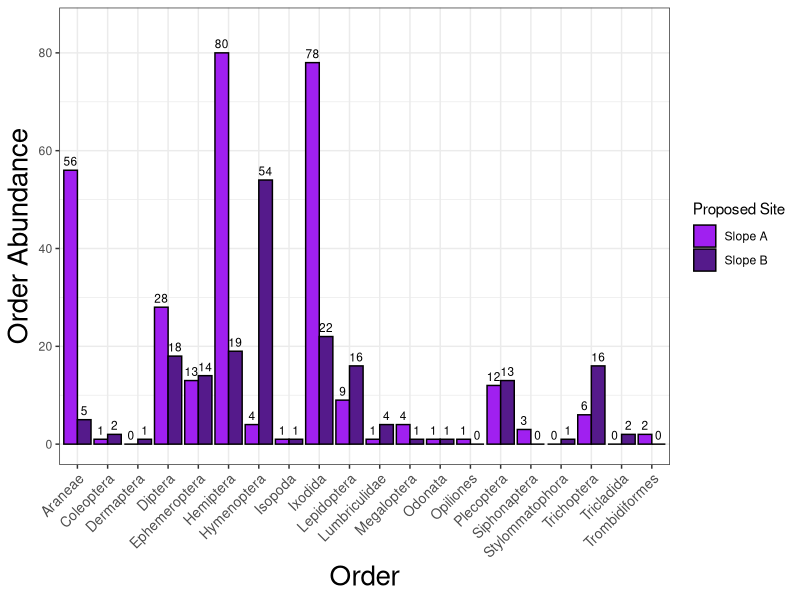

This figure's R source: (Note: this script raises an error after producing the figure.)
# clear environment
rm(list=ls())

# import packages needed
library(ggplot2)
library(dplyr)
library(vegan)
library(tidyr)
library(tibble)
library(cowplot)
# ...

# import full data set
arran_data_full <- read.csv('./Data/arran_data_full.csv')
# check the data set
head(arran_data_full)

# check data types
str(arran_data_full)
arran_data_full$eventID <- as.factor(arran_data_full$eventID)
arran_data_full$site <- as.factor(arran_data_full$site)
arran_data_full$samplingProtocol <- as.factor(arran_data_full$samplingProtocol)
arran_data_full$vernacularName <- as.factor(arran_data_full$vernacularName)
arran_data_full$individualCount <- as.numeric(arran_data_full$individualCount)
# ... need to finish
str(arran_data_full)

# create subsets of the data

vert_data <- arran_data_full %>% slice(236:302)
# for total number of vertebrate species use vert_data
# but for counts or diversity yse vert_count_data
vert_count_data <- vert_data %>% slice(47:67)




# ANALYSIS OF INVERTEBRATE BIODIVERSITY 
# subset the data on invertebrates
invert_data <- arran_data_full %>% slice(1:235)

# remove any instances witch could not be identified to order
invert_data <- invert_data %>%
  filter(order != "")

# abundances of each invertebrate order
invert_abundances <- invert_data %>%
  group_by(site, order) %>%
  summarise(total_count = sum(individualCount), .groups = "drop")
# add zeros for orders not present on one slope but present on another
invert_abundances <- invert_abundances %>%
  complete(order, site, fill = list(total_count = 0))

# plot abundances of each invertebrate order
invert_order_abundance_plot1 <- ggplot(invert_abundances, aes(x = order, y = total_count, fill = site)) +
  geom_bar(stat = "identity", position = "dodge", colour = "black") +
  ylim(0,85) +
  geom_text(
    aes(label = total_count),
    position = position_dodge(width = 0.9), # Adjust text position to align with bars
    vjust = -0.5, # Position text slightly above the bars
    size = 3      # Adjust text size
  ) +
  labs(x = "Order", y = "Order Abundance") +
  scale_fill_manual(values = c("Slope A" = "purple", "Slope B" = "purple4"), name = "Proposed Site") +
  theme_bw() +
  theme(axis.text.x = element_text(angle = 45, vjust = 1, hjust=1, size = 10)) +
  theme(axis.title = element_text(size = 20))


# calculate alpha diversity (here number of unique orders) for each site
invert_alpha_div <- invert_data %>%
  group_by(site) %>% # Group by site
  summarise(no_orders = n_distinct(order), .groups = "drop") # Count unique species

# analysis of invertebrate data - sweep netting
# subset of dataset including only data collected on terrestrial invertebrates using sweep netting techniques
invert_sweep_data1 <- invert_data[(1:26),]
invert_sweep_data2 <- invert_data[(49:126),]
invert_sweep_data <- rbind(invert_sweep_data1, invert_sweep_data2)
# remove any instances witch could not be identified to order
invert_sweep_data <- invert_sweep_data %>%
  filter(order != "")
# abundances of each invertebrate order
invert_sweep_abundances <- invert_sweep_data %>%
  group_by(site, order) %>%
  summarise(total_count = sum(individualCount), .groups = "drop")
# add zeros for orders not present on one slope but present on another
invert_sweep_abundances <- invert_sweep_abundances %>%
  complete(order, site, fill = list(total_count = 0))
# plot this data
invert_sweep_abundances_plot <- ggplot(invert_sweep_abundances, aes(x = order, y = total_count, fill = site)) +
  geom_bar(stat = "identity", position = "dodge", colour = "black") +
  ylim(0, 85) +            # Set y-axis limits from 0 to 500
  geom_text(
    aes(label = total_count),
    position = position_dodge(width = 0.9), # Adjust text position to align with bars
    vjust = -0.5, # Position text slightly above the bars
    size = 3      # Adjust text size
  ) +
  labs(x = "Order", y = "Order Abundance", title = "Terrestrial Sweep Netting") +
  scale_fill_manual(values = c("Slope A" = "purple", "Slope B" = "purple4"), name = "Proposed Site") +
  theme_bw() +
  theme(axis.text.x = element_text(angle = 45, vjust = 1, hjust=1, size = 10)) +
  theme(axis.title = element_text(size = 15), plot.title= element_text(size = 15, face = "bold"))
# calculate alpha diversity ( number of unique orders) for each site
invert_sweep_div <- invert_sweep_data %>%
  group_by(site) %>% # Group by site
  summarise(no_orders = n_distinct(order), .groups = "drop") # Count unique species

# analysis of invertebrate data - moth traps
invert_moth_data <- invert_data[(27:48), ]
# remove any instances witch could not be identified to order
invert_moth_data <- invert_moth_data %>%
  filter(order != "")
# abundances of each invertebrate order
invert_moth_abundances <- invert_moth_data %>%
  group_by(site, order) %>%
  summarise(total_count = sum(individualCount), .groups = "drop")
# add zeros for orders not present on one slope but present on another
invert_moth_abundances <- invert_moth_abundances %>%
  complete(order, site, fill = list(total_count = 0))
# plot this data
invert_moth_abundances_plot <- ggplot(invert_moth_abundances, aes(x = order, y = total_count, fill = site)) +
  geom_bar(stat = "identity", position = "dodge", colour = "black") +
  ylim(0, 18) +
  geom_text(
    aes(label = total_count),
    position = position_dodge(width = 0.9), # Adjust text position to align with bars
    vjust = -0.5, # Position text slightly above the bars
    size = 3      # Adjust text size
  ) +
  labs(x = "Order", y = "Order Abundance", title = "Moth Trap Sampling") +
  scale_fill_manual(values = c("Slope A" = "purple", "Slope B" = "purple4"), name = "Proposed Site") +
  theme_bw() +
  theme(axis.text.x = element_text(angle = 45, vjust = 1, hjust=1, size = 10)) +
  theme(axis.title = element_text(size = 15), plot.title= element_text(size = 15, face = "bold"))
# calculate alpha diversity ( number of unique orders) for each site
invert_moth_div <- invert_moth_data %>%
  group_by(site) %>% # Group by site
  summarise(no_orders = n_distinct(order), .groups = "drop") # Count unique species

# analysis of invertebrate data - streams
invert_stream_data <- invert_data[(127:204), ]
# remove any instances witch could not be identified to order
invert_stream_data <- invert_stream_data %>%
  filter(order != "")
# abundances of each invertebrate order
invert_stream_abundances <- invert_stream_data %>%
  group_by(site, order) %>%
  summarise(total_count = sum(individualCount), .groups = "drop")
# add zeros for orders not present on one slope but present on another
invert_stream_abundances <- invert_stream_abundances %>%
  complete(order, site, fill = list(total_count = 0))
# plot this data
invert_stream_abundances_plot <- ggplot(invert_stream_abundances, aes(x = order, y = total_count, fill = site)) +
  geom_bar(stat = "identity", position = "dodge", colour = "black") +
  ylim(0, 17) +
  geom_text(
    aes(label = total_count),
    position = position_dodge(width = 0.9), # Adjust text position to align with bars
    vjust = -0.5, # Position text slightly above the bars
    size = 3      # Adjust text size
  ) +
  labs(x = "Order", y = "Order Abundance", title = "Stream Kick Sampling") +
  scale_fill_manual(values = c("Slope A" = "purple", "Slope B" = "purple4"), name = "Proposed Site") +
  theme_bw() +
  theme(axis.text.x = element_text(angle = 45, vjust = 1, hjust=1, size = 10)) +
  theme(axis.title = element_text(size = 15), plot.title= element_text(size = 15, face = "bold"))
# calculate alpha diversity ( number of unique orders) for each site
invert_stream_div <- invert_stream_data %>%
  group_by(site) %>% # Group by site
  summarise(no_orders = n_distinct(order), .groups = "drop") # Count unique species

# analysis of invertebrate data - bog
invert_bog_data <- invert_data[(205:223), ]
# remove any instances witch could not be identified to order
invert_bog_data <- invert_bog_data %>%
  filter(order != "")
# abundances of each invertebrate order
invert_bog_abundances <- invert_bog_data %>%
  group_by(site, order) %>%
  summarise(total_count = sum(individualCount), .groups = "drop")
# add zeros for orders not present on one slope but present on another
invert_bog_abundances <- invert_bog_abundances %>%
  complete(order, site, fill = list(total_count = 0))
# plot this data
invert_bog_abundances_plot <- ggplot(invert_bog_abundances, aes(x = order, y = total_count, fill = site)) +
  geom_bar(stat = "identity", position = "dodge", colour = "black") +
  ylim(0, 25) +
  geom_text(
    aes(label = total_count),
    position = position_dodge(width = 0.9), # Adjust text position to align with bars
    vjust = -0.5, # Position text slightly above the bars
    size = 3      # Adjust text size
  ) +
  labs(x = "Order", y = "Order Abundance", title = "Bog Sampling") +
  scale_fill_manual(values = c("Slope A" = "purple", "Slope B" = "purple4"), name = "Proposed Site") +
  theme_bw() +
  theme(axis.text.x = element_text(angle = 45, vjust = 1, hjust=1, size = 10)) +
  theme(axis.title = element_text(size = 15), plot.title= element_text(size = 15, face = "bold"))
# calculate alpha diversity ( number of unique orders) for each site
invert_bog_div <- invert_bog_data %>%
  group_by(site) %>% # Group by site
  summarise(no_orders = n_distinct(order), .groups = "drop") # Count unique species

# combine all invert habitat order abundances
# call relevant plots, in panel display
invert_order_abundance_plot2 <- plot_grid(invert_sweep_abundances_plot, invert_moth_abundances_plot, invert_stream_abundances_plot, invert_bog_abundances_plot, labels = "AUTO")

# combine all invert habitat order diversities
invert_sweep_div$sample <- c("Terrestrial Sweep Netting")
invert_moth_div$sample <- c("Moth Traps")
invert_stream_div$sample <- c("Stream Kick Sampling")
invert_bog_div_nrow <- data.frame(site = "Slope B", no_orders = 0)
invert_bog_div <- rbind(invert_bog_div, invert_bog_div_nrow)
invert_bog_div$sample <- c("Bog Sampling")
invert_alpha_div$sample <- c("Total Slope Sample")
invert_sample_div <- rbind(invert_sweep_div, invert_moth_div, invert_stream_div, invert_bog_div, invert_alpha_div)
# plot invert div data
invert_order_richness_plot <- ggplot(invert_sample_div, aes(x = sample, y = no_orders, fill = site)) +
  geom_bar(stat = "identity", position = "dodge", colour = "black") +
  ylim(0, 18) +
  geom_text(
    aes(label = no_orders),
    position = position_dodge(width = 0.9), # Adjust text position to align with bars
    vjust = -0.5, # Position text slightly above the bars
    size = 3      # Adjust text size
  ) +
  labs(x = "Sampling Method", y = "Order Richness") + 
  scale_fill_manual(values = c("Slope A" = "purple", "Slope B" = "purple4"), name = "Proposed Site") +
  theme_bw() +
  theme(axis.title = element_text(size = 15), plot.title= element_text(size = 15, face = "bold"), axis.text.x = element_text(size = 10))




# ANALYSIS OF VERTEBRATE BIODIVERSITY
 
# remove camera trap data due to small sample size
vert_count_data <- vert_count_data %>%
  filter(samplingProtocol != "Camera traps")

# rearrange for total count for each species by slope
vert_abundances <- vert_count_data %>%
  group_by(site, vernacularName) %>%
  summarise(total_count = sum(individualCount), .groups = "drop")

# add zeros for orders not present on one slope but present on another
vert_abundances <- vert_abundances %>%
  mutate(vernacularName = as.character(vernacularName),
         site = as.character(site)
  ) %>%
  complete(vernacularName, site, fill = list(total_count = 0))


vert_abundances_plot <- ggplot(vert_abundances, aes(x = vernacularName, y = total_count, fill = site)) +
  geom_bar(stat = "identity", position = "dodge", colour = "black") +
  ylim(0,17600) +
  geom_text(
    aes(label = total_count),
    position = position_dodge(width = 0.9), # Adjust text position to align with bars
    vjust = -0.5, # Position text slightly above the bars
    size = 3      # Adjust text size
  ) +
  labs(x = "Bat Species*", y = "Species Call Occurrence") +
  scale_fill_manual(values = c("Slope A" = "purple", "Slope B" = "purple4"), name = "Proposed Site") +
  theme_bw() +
  theme(axis.text.x = element_text(angle = 45, vjust = 1, hjust=1, size = 10)) +
  theme(axis.title = element_text(size = 15), plot.title= element_text(size = 15, face = "bold"))


# number of vertebrate species present on each slope, from all data
vert_alpha_div <- vert_data %>%
  group_by(site) %>% # Group by site
  summarise(no_species = n_distinct(vernacularName), .groups = "drop") # Count unique species

# transect vertebrate data
vert_transect_data <- vert_data[(1:46), ]
# no abundance data for this sampling technique, so cannot plot this
# calculate alpha diversity (number of unique orders) for each site
vert_transect_div <- vert_transect_data %>%
  group_by(site) %>% # Group by site
  summarise(no_species = n_distinct(vernacularName), .groups = "drop") # Count unique species

# audiomoth vertebrate data
vert_audiomoth_data <- vert_data[(47:65), ]
# abundances done above
# calculate alpha diversity (number of unique orders) for each site
vert_audiomoth_div <- vert_audiomoth_data %>%
  group_by(site) %>% # Group by site
  summarise(no_species = n_distinct(vernacularName), .groups = "drop") # Count unique species

# camera trap vertebrate data
vert_camera_data <- vert_data[(66:67), ]
# not doing abundances as only 2 species
# calculate alpha diversity (number of unique orders) for each site
vert_camera_div <- vert_camera_data %>%
  group_by(site) %>% # Group by site
  summarise(no_species = n_distinct(vernacularName), .groups = "drop") # Count unique species

# combine all invert habitat order diversities
vert_transect_div$sample <- c("Transect Walking")
vert_audiomoth_div$sample <- c("Audiomoths")
vert_camera_div$sample <- c("Camera Traps")
vert_alpha_div$sample <- c("Total Slope Sample")
vert_total_div <- vert_alpha_div
vert_sample_div <- rbind(vert_transect_div, vert_audiomoth_div, vert_camera_div, vert_total_div)

# plot vert div data
vert_richness_plot <- ggplot(vert_sample_div, aes(x = sample, y = no_species, fill = site)) +
  geom_bar(stat = "identity", position = "dodge", colour = "black") +
  ylim(0, 26) +
  geom_text(
    aes(label = no_species),
    position = position_dodge(width = 0.9), # Adjust text position to align with bars
    vjust = -0.5, # Position text slightly above the bars
    size = 3      # Adjust text size
  ) +
  labs(x = "Sampling Method", y = "Species Richness") + 
  scale_fill_manual(values = c("Slope A" = "purple", "Slope B" = "purple4"), name = "Proposed Site") +
  theme_bw() +
  theme(axis.text.x = element_text(angle = 45, vjust = 1, hjust=1, size = 10)) +
  theme(axis.title = element_text(size = 15), plot.title= element_text(size = 15, face = "bold"))




# BETA DIVERSITY

# remove vertebrate presence data, as this cannot be used to calculate diversity
arran_data_full2 <- arran_data_full[-(236:281), ]

# calculate order abundances
arran_order_abundance <- arran_data_full2 %>%
  group_by(site, order) %>% # Group by site
  summarise(total_count = sum(individualCount), .groups = "drop") # sum abundance of each unique class
# remove empty rows of data - i.e. samples where nothing was found
arran_order_abundance <- arran_order_abundance %>%
  filter(total_count != 0)
arran_order_abundance <- arran_order_abundance[-1,]

# rearrange order abundance data set
arran_data_rearranged <- arran_order_abundance %>%
  tidyr::pivot_wider(names_from = order, values_from = total_count, values_fill = 0) %>%
  column_to_rownames(var = "site")

# Set the 'site' column as row names using tibble's function
rownames(arran_data_rearranged) <- arran_data_rearranged$site
#arran_data_rearranged <- arran_data_rearranged[, -1]  # Remove the 'site' column

# shannons
arran_shannons <- diversity(arran_data_rearranged[,1:11])
arran_shannons <- as.numeric(arran_shannons)

shannons_slopeA <- arran_shannons[2]
shannons_slopeB <- arran_shannons[1]

# simpsons
arran_simpsons <- diversity(arran_data_rearranged[,1:11], index = "simpson")
arran_simpsons <- as.numeric(arran_simpsons)

simpsons_slopeA <- arran_simpsons[2]
simpsons_slopeB <- arran_simpsons[1]

# combine indices into one dataframe
arran_diversity_indicies <- data.frame(diversity_index = character(0), Slope_A = numeric(0), Slope_B = numeric(0))
arran_shannons <- data.frame(diversity_index = "shannons", Slope_A = shannons_slopeA, Slope_B = shannons_slopeB)
arran_simpsons <- data.frame(diversity_index = "simpsons", Slope_A = simpsons_slopeA, Slope_B = simpsons_slopeB)
arran_diversity_indicies <- rbind(arran_diversity_indicies, arran_shannons, arran_simpsons)
# Slope A has higher diversity

arran_diversity_indicies$sample <- c("Total Slope Diversity")


# repeat for sweep netting only
invert_sweep_abundances

invert_sweep_data_rearranged <- invert_sweep_abundances %>%
  tidyr::pivot_wider(names_from = order, values_from = total_count, values_fill = 0) %>%
  column_to_rownames(var = "site")
# Set the 'site' column as row names using tibble's function
rownames(invert_sweep_data_rearranged) <- invert_sweep_data_rearranged$site
# shannons
invert_sweep_shannons <- diversity(invert_sweep_data_rearranged)
invert_sweep_shannons_slopeA <- invert_sweep_shannons[2]
invert_sweep_shannons_slopeB <- invert_sweep_shannons[1]
# simpsons
invert_sweep_simpsons <- diversity(invert_sweep_data_rearranged, index = "simpson")
invert_sweep_simpsons_slopeA <- invert_sweep_simpsons[2]
invert_sweep_simpsons_slopeB <- invert_sweep_simpsons[1]
# combine moth indices
invert_sweep_div_indices <- data.frame(diversity_index = character(0), Slope_A = numeric(0), Slope_B = numeric(0), sample = character(0))
invert_sweep_shannons <- data.frame(diversity_index = "shannons", Slope_A = invert_sweep_shannons_slopeA, Slope_B = invert_sweep_shannons_slopeB, sample = "Terrestrial Sweep Netting")
invert_sweep_simpsons <- data.frame(diversity_index = "simpsons", Slope_A = invert_sweep_simpsons_slopeA, Slope_B = invert_sweep_simpsons_slopeB, sample = "Terrestrial Sweep Netting")
invert_sweep_diversity_indices <- rbind(invert_sweep_div_indices, invert_sweep_shannons, invert_sweep_simpsons)


# repeat for moth trap only
invert_moth_abundances
# rearrange data set
invert_moth_data_rearranged <- invert_moth_abundances %>%
  tidyr::pivot_wider(names_from = order, values_from = total_count, values_fill = 0) %>%
  column_to_rownames(var = "site")
# Set the 'site' column as row names using tibble's function
rownames(invert_moth_data_rearranged) <- invert_moth_data_rearranged$site
# shannons
invert_moth_shannons <- diversity(invert_moth_data_rearranged)
invert_moth_shannons_slopeA <- invert_moth_shannons[2]
invert_moth_shannons_slopeB <- invert_moth_shannons[1]
# simpsons
invert_moth_simpsons <- diversity(invert_moth_data_rearranged, index = "simpson")
invert_moth_simpsons_slopeA <- invert_moth_simpsons[2]
invert_moth_simpsons_slopeB <- invert_moth_simpsons[1]
# combine moth indices
invert_moth_div_indices <- data.frame(diversity_index = character(0), Slope_A = numeric(0), Slope_B = numeric(0), sample = character(0))
invert_moth_shannons <- data.frame(diversity_index = "shannons", Slope_A = invert_moth_shannons_slopeA, Slope_B = invert_moth_shannons_slopeB, sample = "Moth Traps")
invert_moth_simpsons <- data.frame(diversity_index = "simpsons", Slope_A = invert_moth_simpsons_slopeA, Slope_B = invert_moth_simpsons_slopeB, sample = "Moth Traps")
invert_moth_diversity_indices <- rbind(invert_moth_div_indices, invert_moth_shannons, invert_moth_simpsons)

# repeat for streams only
invert_stream_abundances
# rearrange data set
invert_stream_data_rearranged <- invert_stream_abundances %>%
  tidyr::pivot_wider(names_from = order, values_from = total_count, values_fill = 0) %>%
  column_to_rownames(var = "site")
# Set the 'site' column as row names using tibble's function
rownames(invert_stream_data_rearranged) <- invert_stream_data_rearranged$site
# shannons
invert_stream_shannons <- diversity(invert_stream_data_rearranged)
invert_stream_shannons_slopeA <- invert_stream_shannons[2]
invert_stream_shannons_slopeB <- invert_stream_shannons[1]
# simpsons
invert_stream_simpsons <- diversity(invert_stream_data_rearranged, index = "simpson")
invert_stream_simpsons_slopeA <- invert_stream_simpsons[2]
invert_stream_simpsons_slopeB <- invert_stream_simpsons[1]
# combine stream indices
invert_stream_div_indices <- data.frame(diversity_index = character(0), Slope_A = numeric(0), Slope_B = numeric(0), sample = character(0))
invert_stream_shannons <- data.frame(diversity_index = "shannons", Slope_A = invert_stream_shannons_slopeA, Slope_B = invert_stream_shannons_slopeB, sample = "Stream Kick Sampling")
invert_stream_simpsons <- data.frame(diversity_index = "simpsons", Slope_A = invert_stream_simpsons_slopeA, Slope_B = invert_stream_simpsons_slopeB, sample = "Stream Kick Sampling")
invert_stream_diversity_indices <- rbind(invert_stream_div_indices, invert_stream_shannons, invert_stream_simpsons)

# repeat for bog only
invert_bog_abundances
# rearrange data set
invert_bog_data_rearranged <- invert_bog_abundances %>%
  tidyr::pivot_wider(names_from = order, values_from = total_count, values_fill = 0) %>%
  column_to_rownames(var = "site")
# Set the 'site' column as row names using tibble's function
rownames(invert_bog_data_rearranged) <- invert_bog_data_rearranged$site
# shannons
invert_bog_shannons <- diversity(invert_bog_data_rearranged)
invert_bog_shannons_slopeA <- invert_bog_shannons[2]
invert_bog_shannons_slopeB <- invert_bog_shannons[1]
# simpsons
invert_bog_simpsons <- diversity(invert_bog_data_rearranged, index = "simpson")
invert_bog_simpsons_slopeA <- invert_bog_simpsons[2]
invert_bog_simpsons_slopeB <- invert_bog_simpsons[1]
# combine bog indices
invert_bog_div_indices <- data.frame(diversity_index = character(0), Slope_A = numeric(0), Slope_B = numeric(0), sample = character(0))
invert_bog_shannons <- data.frame(diversity_index = "shannons", Slope_A = invert_stream_shannons_slopeA, Slope_B = invert_stream_shannons_slopeB, sample = "Bog Sampling")
invert_bog_simpsons <- data.frame(diversity_index = "simpsons", Slope_A = invert_stream_simpsons_slopeA, Slope_B = invert_stream_simpsons_slopeB, sample = "Bog Sampling")
invert_bog_diversity_indices <- rbind(invert_stream_div_indices, invert_stream_shannons, invert_stream_simpsons)

# repeat for bats only
# abundances of each invertebrate order
vert_audiomoth_abundances <- vert_abundances
# rearrange data set
vert_audiomoth_data_rearranged <- vert_audiomoth_abundances %>%
  tidyr::pivot_wider(names_from = vernacularName, values_from = total_count, values_fill = 0) %>%
  column_to_rownames(var = "site")
# Set the 'site' column as row names using tibble's function
rownames(vert_audiomoth_data_rearranged) <- vert_audiomoth_data_rearranged$site
# shannons
vert_audiomoth_shannons <- diversity(vert_audiomoth_data_rearranged)
vert_audiomoth_shannons_slopeA <- vert_audiomoth_shannons[2]
vert_audiomoth_shannons_slopeB <- vert_audiomoth_shannons[1]
# simpsons
vert_audiomoth_simpsons <- diversity(vert_audiomoth_data_rearranged, index = "simpson")
vert_audiomoth_simpsons_slopeA <- vert_audiomoth_simpsons[2]
vert_audiomoth_simpsons_slopeB <- vert_audiomoth_simpsons[1]
# combine audiomoth indices
vert_audiomoth_div_indices <- data.frame(diversity_index = character(0), Slope_A = numeric(0), Slope_B = numeric(0), sample = character(0))
vert_audiomoth_shannons <- data.frame(diversity_index = "shannons", Slope_A = vert_audiomoth_shannons_slopeA, Slope_B = vert_audiomoth_shannons_slopeB, sample = "Audiomoths")
vert_audiomoth_simpsons <- data.frame(diversity_index = "simpsons", Slope_A = vert_audiomoth_simpsons_slopeA, Slope_B = vert_audiomoth_simpsons_slopeB, sample = "Audiomoths")
vert_audiomoth_diversity_indices <- rbind(vert_audiomoth_div_indices, vert_audiomoth_shannons, vert_audiomoth_simpsons)
# combine all diversity measures
all_sample_div <- rbind(invert_sweep_diversity_indices, invert_moth_diversity_indices, invert_stream_diversity_indices, invert_bog_diversity_indices, vert_audiomoth_diversity_indices, arran_diversity_indicies)

# rearrange to long form to plot
all_diversity_long <- all_sample_div %>%
  pivot_longer(cols = starts_with("Slope"), names_to = "Slope", values_to = "Diversity") %>%
  rename(Index = diversity_index)

# plot diversity indices
total_diversity_plot <- ggplot(all_diversity_long, aes(x = Index, y = Diversity)) +
  geom_point(aes(colour = Slope), na.rm = T, size = 3, alpha = 0.8) +
  facet_wrap(~sample, ncol = 5, nrow = 1) +
  labs(x = "Diversity Index", y = "Order Diversity", colour = "Slope") +
  scale_x_discrete(labels = c("Shannon's", "Simpson's"))+
  scale_colour_manual(values = c("purple", "purple4"), labels = c("Slope A", "Slope B")) +
  theme_bw() +
  theme(axis.text.x = element_text(angle = 45, vjust = 1, hjust=1, size = 10)) +
  theme(axis.title = element_text(size = 15))


# SAVE ALL GRAPHS
invert_order_abundance_plot1 # order abundance on each slope
ggsave("./Figures/invert_order_abundance_plot1.png", width = 30, height = 20, units = "cm")

invert_order_abundance_plot2 # order abundance obtained from each sample technique on each slope
ggsave("./Figures/invert_order_abundance_plot2.png", width = 50, height = 30, units = "cm")

invert_order_richness_plot # order richness obtained from each sample technique on each slope
ggsave("./Figures/invert_order_richness_plot.png", width = 30, height = 20, units = "cm")

vert_abundances_plot # call occurrence (approximation of species abundance) of bat species on each slope
ggsave("./Figures/vert_abundances_plot.png", width = 30, height = 20, units = "cm")

vert_richness_plot # species richness obtained from each sample technique on each slope
ggsave("./Figures/vert_richness_plot.png", width = 30, height = 20, units = "cm")

total_diversity_plot # diversity indices obtained from each sample technique on each slope 
ggsave("./Figures/total_diversity_plot.png", width = 25, height = 10, units = "cm")
